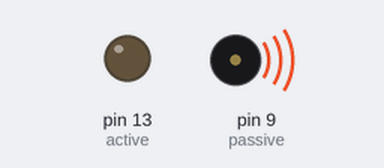
Bench run of a sketch on a simulated Arduino Uno, built with avr-gcc and run on an emulated ATmega328P. On the bench: output pins drawn as LEDs (lit = HIGH), buzzer (waves = sounding). What the sketch prints to the serial monitor is not drawn.

Above: at 0.1 s.
Timing chart, 0 to 40.0 s (numbered marks = the images above):
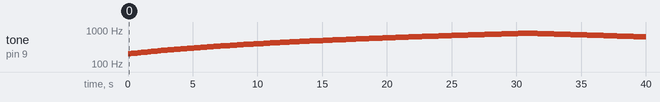

Measured:
- by itself, tone on pin 9 (passive): plays 200 Hz for 0.26 s, 205 Hz for 0.26 s, 210 Hz for 0.26 s, 215 Hz for 0.26 s, 220 Hz for 0.26 s, 225 Hz for 0.26 s … (156 notes in this stretch)

The sketch:

_4.1_Buzzer.ino
```cpp
int x = 3;        // number of times active buzzer runs
int active = 13;  // Active buzzer
int passive = 9;  // Passive buzzer

void setup() {
  pinMode(active,OUTPUT); // active buzzer
  pinMode(passive ,OUTPUT);
  Serial.begin(9600);
}

void loop() {
  switch(x){
     // active buzzer
    case 1:
      // active buzzer
      digitalWrite(active,HIGH);
      delay(1000);
      digitalWrite(active,LOW);
      delay(1000);
      break;

    // passive buzzer digital
    case 2:
      unsigned char i, j;
      while (1) {
         for (i = 0; i <80; i++){ // Wen a frequency sound
              digitalWrite (passive, HIGH) ;// send voice
              delay (1) ;// Delay 1ms
              digitalWrite (passive, LOW) ;// do not send voice
              delay (1) ;// delay ms
              }
         for (j = 0; j <100; j++){ // Wen Qie out another frequency sound
              digitalWrite (passive, HIGH) ;// send voice
              delay (2) ;// delay 2ms
              digitalWrite (passive, LOW) ;// do not send voice
              delay (2) ;// delay 2ms
          }

      }
      break;

      // passive buzzer tone
     case 3:
     int k;
     for(k = 200; k<=800; k= k+5){
        tone(passive,k);
        delay(250);
        Serial.print("k = ");
        Serial.println(k);
        delay(5);
      }
       for(k = 800; k>=200; k= k-5){
        tone(passive,k);
        delay(250);
        Serial.print("k = ");
        Serial.println(k);
        delay(5);
       }
      delay(1000);

      break;
      }

  }
```
